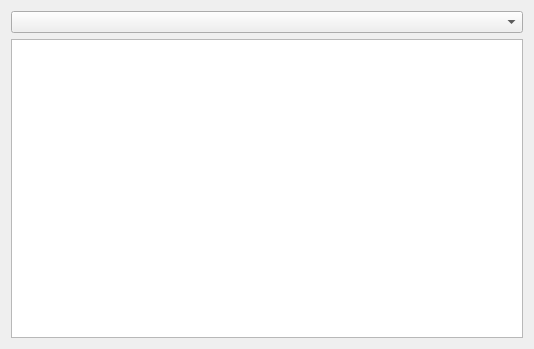
<?xml version="1.0" encoding="UTF-8"?>
<ui version="4.0">
 <class>Main</class>
 <widget class="QWidget" name="Main">
  <property name="windowModality">
   <enum>Qt::WindowModal</enum>
  </property>
  <property name="geometry">
   <rect>
    <x>0</x>
    <y>0</y>
    <width>534</width>
    <height>349</height>
   </rect>
  </property>
  <property name="windowTitle">
   <string>AUV Controller Calibration</string>
  </property>
  <layout class="QGridLayout" name="gridLayout">
   <item row="0" column="0">
    <widget class="QComboBox" name="conf_chooser"/>
   </item>
   <item row="1" column="0">
    <widget class="QTableWidget" name="matrix_editor"/>
   </item>
  </layout>
 </widget>
 <resources/>
 <connections/>
 <slots>
  <slot>selected_configuration_changed(QString)</slot>
 </slots>
</ui>
